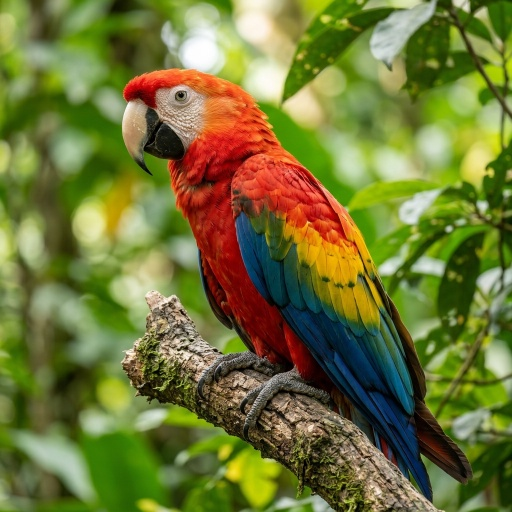
#> input picture DIP/sample.jpeg, 512 x 512 px
$ python sobel_prewitt.py   (older library calls are emulated)
#> lines starting #> are read from the running program, lines starting #| are printed output that depends on the picture
# Question 19: Apply gradient operators (Sobel, Prewitt) for edge detection
import cv2
import numpy as np
import matplotlib.pyplot as plt

# Read the image
image = cv2.imread("sample.jpeg")   # Replace with your image path
#> image is the input picture: shape (512, 512, 3); mean B, G, R 54.9, 117.7, 112.9

# Convert to grayscale
gray = cv2.cvtColor(image, cv2.COLOR_BGR2GRAY)
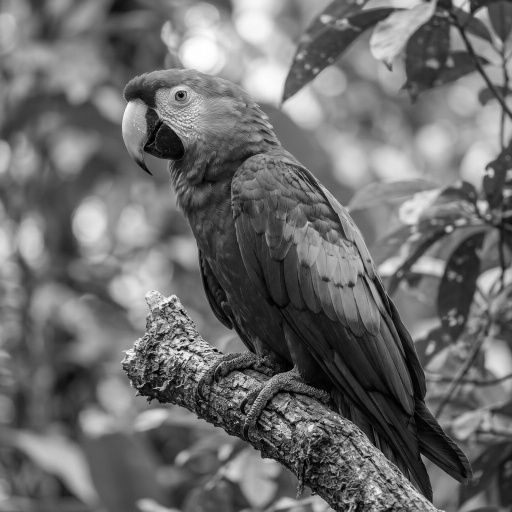
#> gray: shape (512, 512); min 0, max 255, mean 109.1

# -----------------------------
# Sobel Edge Detection
# -----------------------------
sobel_x = cv2.Sobel(gray, cv2.CV_64F, 1, 0, ksize=3)
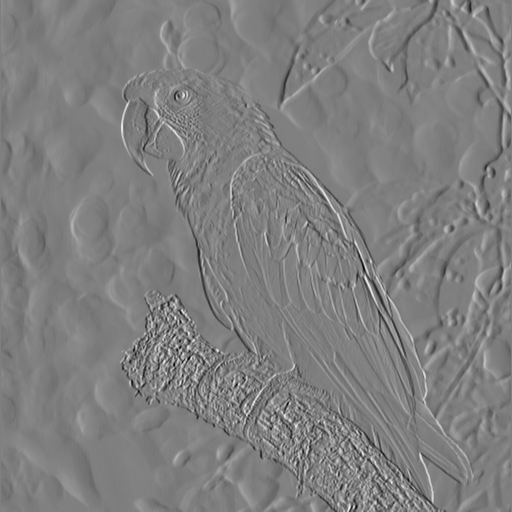
#> sobel_x: shape (512, 512) float64; min -597, max 597, mean -0.6; drawn with min black and max white
sobel_y = cv2.Sobel(gray, cv2.CV_64F, 0, 1, ksize=3)
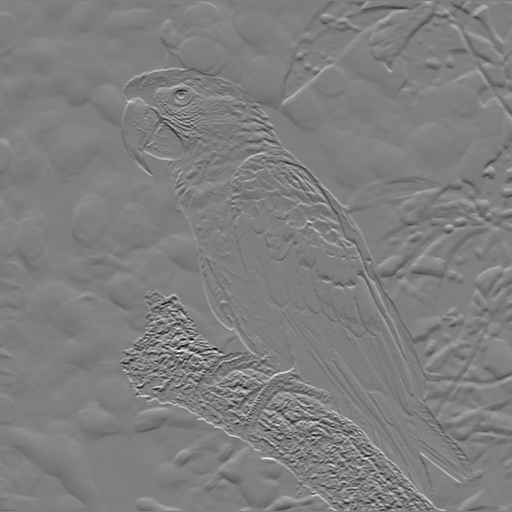
#> sobel_y: shape (512, 512) float64; min -729, max 729, mean -0.4; drawn with min black and max white
sobel = cv2.magnitude(sobel_x, sobel_y)
sobel = cv2.convertScaleAbs(sobel)
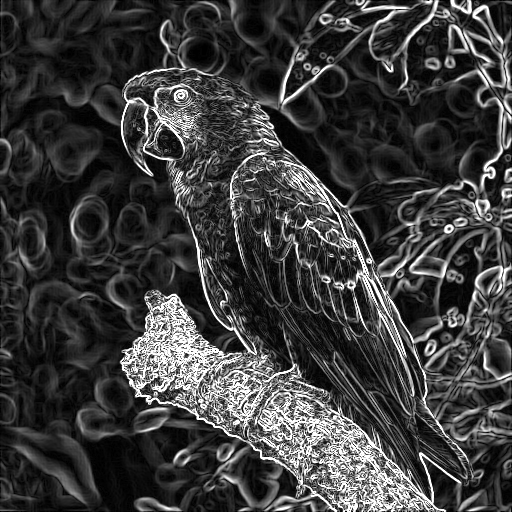
#> sobel: shape (512, 512); min 0, max 255, mean 61.4

# -----------------------------
# Prewitt Edge Detection
# -----------------------------
kernel_x = np.array([[-1, 0, 1],
                     [-1, 0, 1],
                     [-1, 0, 1]])

kernel_y = np.array([[-1, -1, -1],
                     [ 0,  0,  0],
                     [ 1,  1,  1]])

prewitt_x = cv2.filter2D(gray, -1, kernel_x)
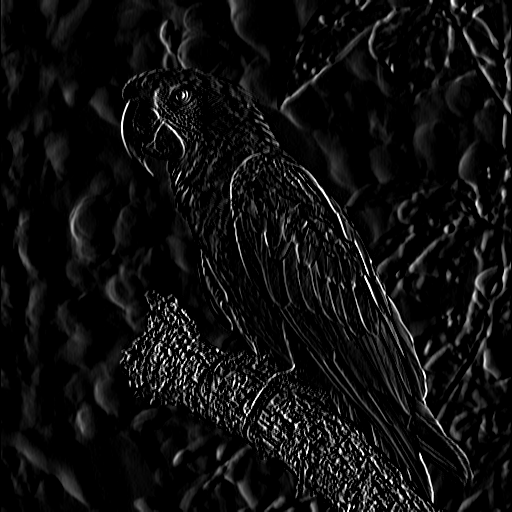
#> prewitt_x: shape (512, 512); min 0, max 255, mean 15.1
prewitt_y = cv2.filter2D(gray, -1, kernel_y)
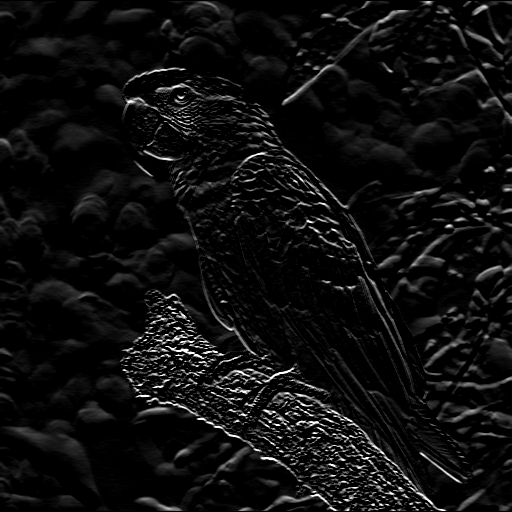
#> prewitt_y: shape (512, 512); min 0, max 255, mean 14.6
prewitt = cv2.addWeighted(prewitt_x, 0.5, prewitt_y, 0.5, 0)
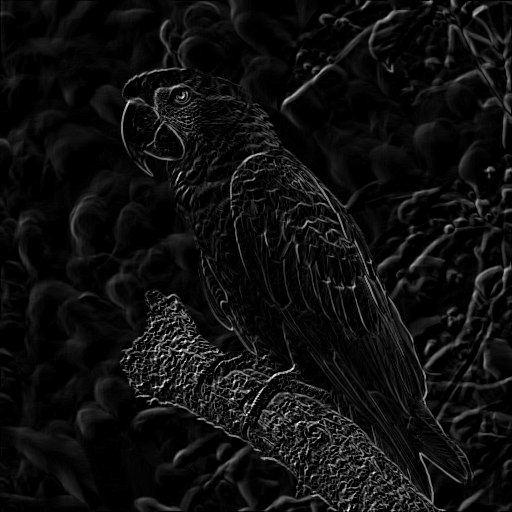
#> prewitt: shape (512, 512); min 0, max 254, mean 14.8

# -----------------------------
# Display Results
# -----------------------------
plt.figure(figsize=(15,5))

plt.subplot(1,3,1)
plt.imshow(gray, cmap='gray')
plt.title("Original")
plt.axis("off")

plt.subplot(1,3,2)
plt.imshow(sobel, cmap='gray')
plt.title("Sobel")
plt.axis("off")

plt.subplot(1,3,3)
plt.imshow(prewitt, cmap='gray')
plt.title("Prewitt")
plt.axis("off")

plt.tight_layout()
plt.show()

$ run again, with DIP/image1.jpg copied over DIP/sample.jpeg
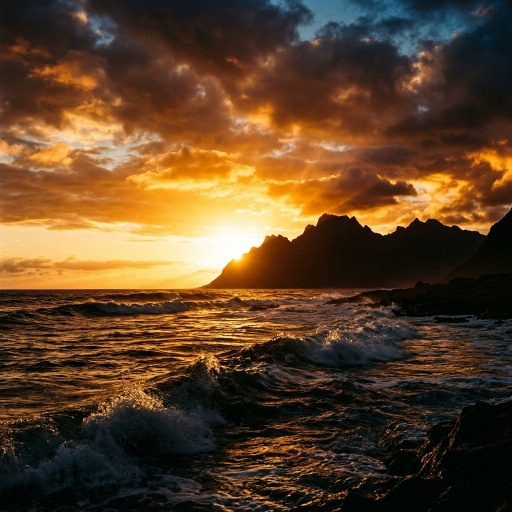
#> input picture DIP/image1.jpg, 512 x 512 px
#> image is the input picture: shape (512, 512, 3); mean B, G, R 39.2, 66, 93.1
#> `sobel = cv2.convertScaleAbs(sobel)`:
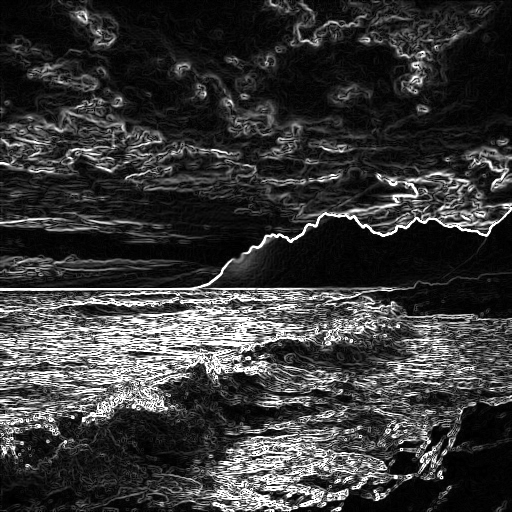
#> sobel: shape (512, 512); min 0, max 255, mean 56.7
#> `prewitt = cv2.addWeighted(prewitt_x, 0.5, prewitt_y, 0.5, 0)`:
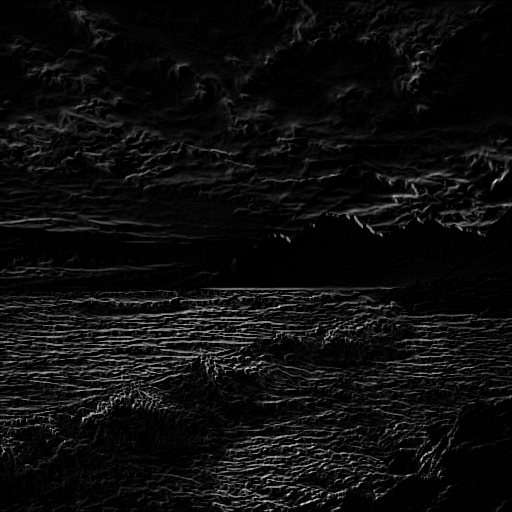
#> prewitt: shape (512, 512); min 0, max 235, mean 13.3
